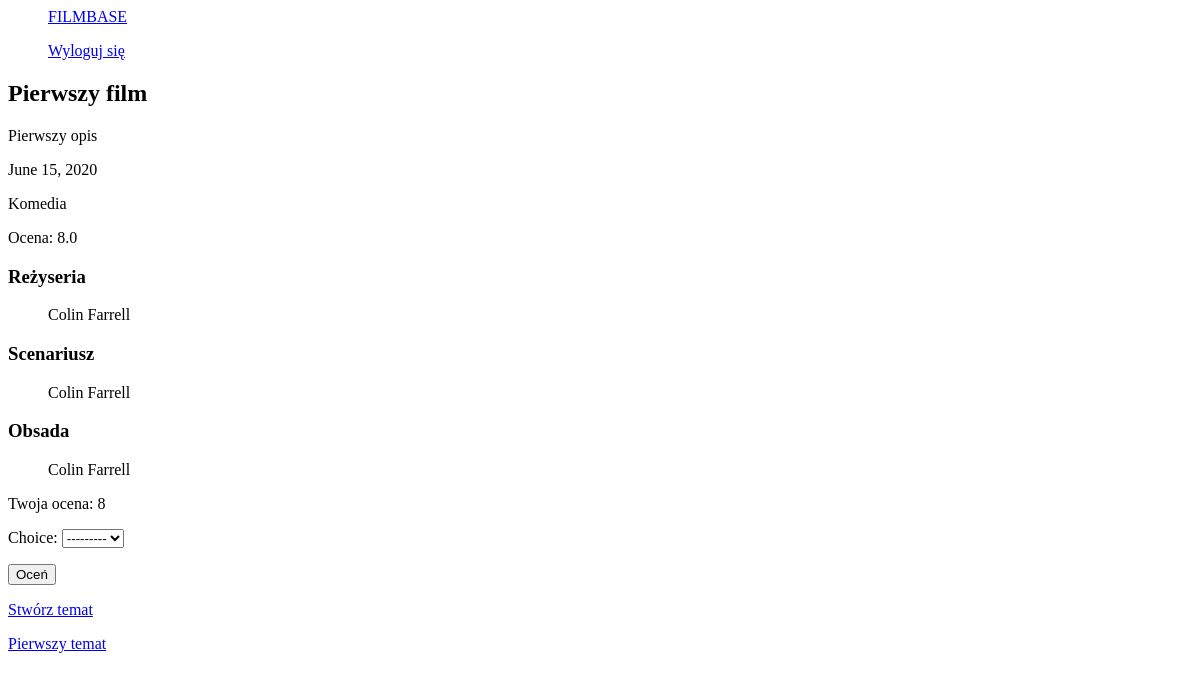
Before: /base/movie/pierwszy-film/ (signed in) with the older database file.
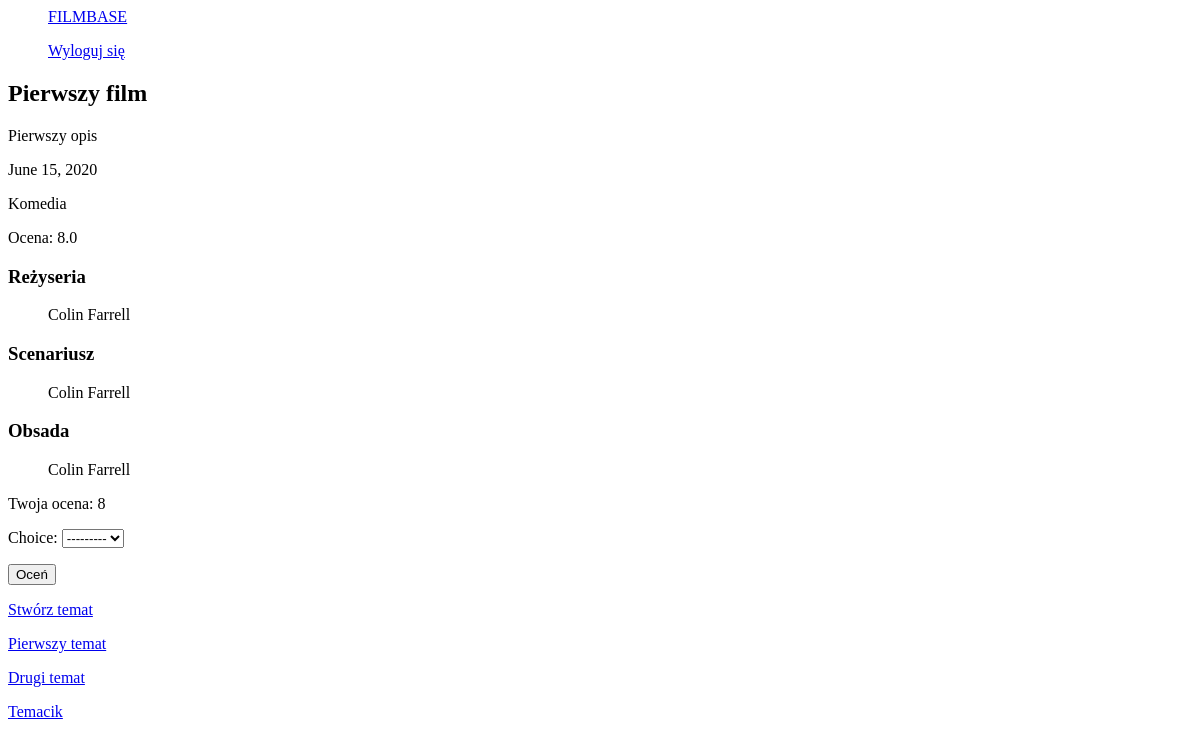
After: the same page with the newer database file.
### main/models.py (models this page shows, shortened)
class Movie(models.Model):
    title = models.CharField(null=False, blank=False, max_length=100, verbose_name='Tytuł')
    description = models.CharField(null=False, blank=False, max_length=400, verbose_name='Opis')
    date_of_realease = models.DateField(null=False, blank=False, verbose_name='Data premiery')
    kind = models.CharField(null=False, blank=False, max_length=100, verbose_name='Gatunek')
    actors = models.ManyToManyField(Person, related_name='Starred_in')
    directors = models.ManyToManyField(Person, related_name='Directed')
    scenarists = models.ManyToManyField(Person, related_name='Wrote_the_script')
    slug = models.SlugField(null=True, blank=True)
    def get_average(self):
        rates = self.rate_set.all().values_list('choice', flat=True)
        if rates:
            average = (sum(rates))/len(rates)
            return average
        return "Brak oceny"

class Person(models.Model):
    full_name = models.CharField(null=False, blank=False, max_length=100)
    date_of_birth = models.DateField(null=False, blank=False)
    slug = models.SlugField(null=True, blank=True)
    def __str__(self):
        return f"{self.full_name}"

class Rate(models.Model):
    class Meta:
        unique_together = (('sender', 'person'), ('sender', 'movie'),)
    choice = models.IntegerField(null=False, blank=False, choices=RATE_CHOICES)
    sender = models.ForeignKey(User, on_delete=models.CASCADE)
    person = models.ForeignKey(Person, on_delete=models.CASCADE, null=True)
    movie = models.ForeignKey(Movie, on_delete=models.CASCADE, null=True)

### comments/models.py (models this page shows, shortened)
class Topic(models.Model):
    title = models.CharField(verbose_name='Tytuł', null=False, blank=False, max_length=250)
    content = models.TextField(verbose_name='Treść', null=False, blank=False, max_length=500)
    person = models.ForeignKey(Person, on_delete=models.CASCADE, null=True, blank=True)
    movie = models.ForeignKey(Movie, on_delete=models.CASCADE, null=True, blank=True)
    author = models.ForeignKey(User, on_delete=models.CASCADE)
    slug = models.SlugField(unique=True, null=True, blank=True)

### main/views.py (the view, shortened to what this page needs)
# urls.py: path('movie/<slug:slug>/', MovieDetailView.as_view(), name='detail_movie'),
class MovieDetailView(FormMixin, DetailView):
    model = Movie
    template_name = 'main/detail_movie.html'
    context_object_name = 'movie'
    form_class = RateForm
    def get_context_data(self, **kwargs):
        context = super(MovieDetailView, self).get_context_data(**kwargs)
        context['form'] = RateForm(initial={'movie': self.object})
        context['my_rate'] = Rate.objects.filter(
                sender=self.request.user,
                movie=self.get_object()).first()
        return context

### main/forms.py
class RateForm(forms.ModelForm):
    class Meta:
        model = Rate
        fields = ('choice',)

### main/templates/main/detail_movie.html (shortened to what this page needs)
{% extends 'users/base.html' %}
{% block content %}
    <h2>{{ movie.title }}</h2>
    <p>{{ movie.description }}</p>
    <p>{{ movie.date_of_realease }}</p>
    <p>{{ movie.kind }}</p>
    <p>Ocena: {{ movie.get_average }}</p>
    <h3>Reżyseria</h3>
    {% for director in movie.directors.all %}
        <ul>{{ director }}</ul>
    {% endfor %}
    <h3>Scenariusz</h3>
    {% for scenarist in movie.scenarists.all %}
        <ul>{{ scenarist }}</ul>
    {% endfor %}
    <h3>Obsada</h3>
    {% for actor in movie.actors.all %}
        <ul>{{ actor }}</ul>
    {% endfor %}
    <form action="" method="POST">
        {% if my_rate %}
            <p>Twoja ocena: {{ my_rate.choice }}</p>
        {% endif %}
        {{ form.as_p }}
        <button type="submit">Oceń</button>
    </form>
    <p><a href="{% url 'create_topic' slug=movie.slug %}">Stwórz temat</a></p>
    {% for topic in movie.topic_set.all %}
        <a href="{% url 'detail_topic' slug=movie.slug topic_slug=topic.slug %}">{{ topic.title }}</a><p></p>
    {% endfor %}
{% endblock %}

### users/templates/users/base.html (shortened to what this page needs)
<html>
    <head>
    </head>
    <body>
        <div>
            <ul><a href="{% url 'home' %}">FILMBASE</a></ul>
            {% if user.is_authenticated %}
                <ul><a href="{% url 'logout' %}">Wyloguj się</a></ul>
            {% else %}
                <ul><a href="{% url 'register' %}">Zarejestruj się</a></ul>
                <ul><a href="{% url 'login' %}">Zaloguj się</a></ul>
            {% endif %}
        </div>
        {% block content %}
        {% endblock %}
    </body>
</html>

Changed rows visible on the page:
added Topic: title "Drugi temat"
added Topic: title "Temacik"
